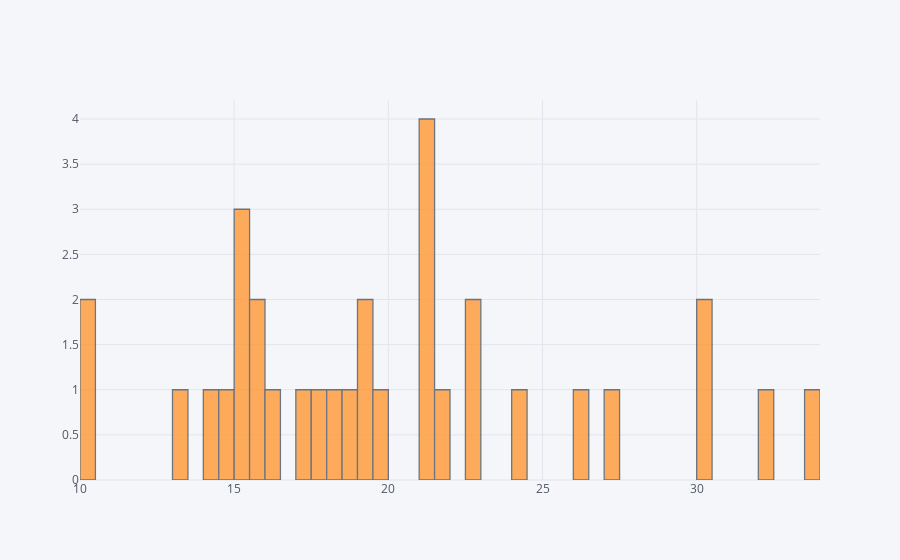

The notebook cell this image was saved under:
### Markdown cell above
# Histogram

### Code cell
cars['mpg'].iplot(kind='hist',bins=50)

### Figure 1 — Plotly figure (JSON) as saved in the notebook; plotly's stock layout.template omitted (floating-point values rounded to 4 significant figures)
{"data": [{"histfunc": "count", "histnorm": "", "marker": {"color": "rgba(255, 153, 51, 1.0)", "line": {"color": "#4D5663", "width": 1.3}}, "name": "mpg", "nbinsx": 50, "opacity": 0.8, "orientation": "v", "type": "histogram", "uid": "3b2f6b5b-7615-4744-9483-44f396069fca", "x": [21, 21, 22.8, 21.4, 18.7, 18.1, 14.3, 24.4, 22.8, 19.2, 17.8, 16.4, 17.3, 15.2, 10.4, 10.4, 14.7, 32.4, 30.4, 33.9, 21.5, 15.5, 15.2, 13.3, 19.2, 27.3, 26, 30.4, 15.8, 19.7, 15, 21.4]}], "layout": {"barmode": "overlay", "legend": {"bgcolor": "#F5F6F9", "font": {"color": "#4D5663"}}, "paper_bgcolor": "#F5F6F9", "plot_bgcolor": "#F5F6F9", "title": {"font": {"color": "#4D5663"}}, "xaxis": {"gridcolor": "#E1E5ED", "showgrid": true, "tickfont": {"color": "#4D5663"}, "title": {"font": {"color": "#4D5663"}, "text": ""}, "zerolinecolor": "#E1E5ED"}, "yaxis": {"gridcolor": "#E1E5ED", "showgrid": true, "tickfont": {"color": "#4D5663"}, "title": {"font": {"color": "#4D5663"}, "text": ""}, "zerolinecolor": "#E1E5ED"}}}
